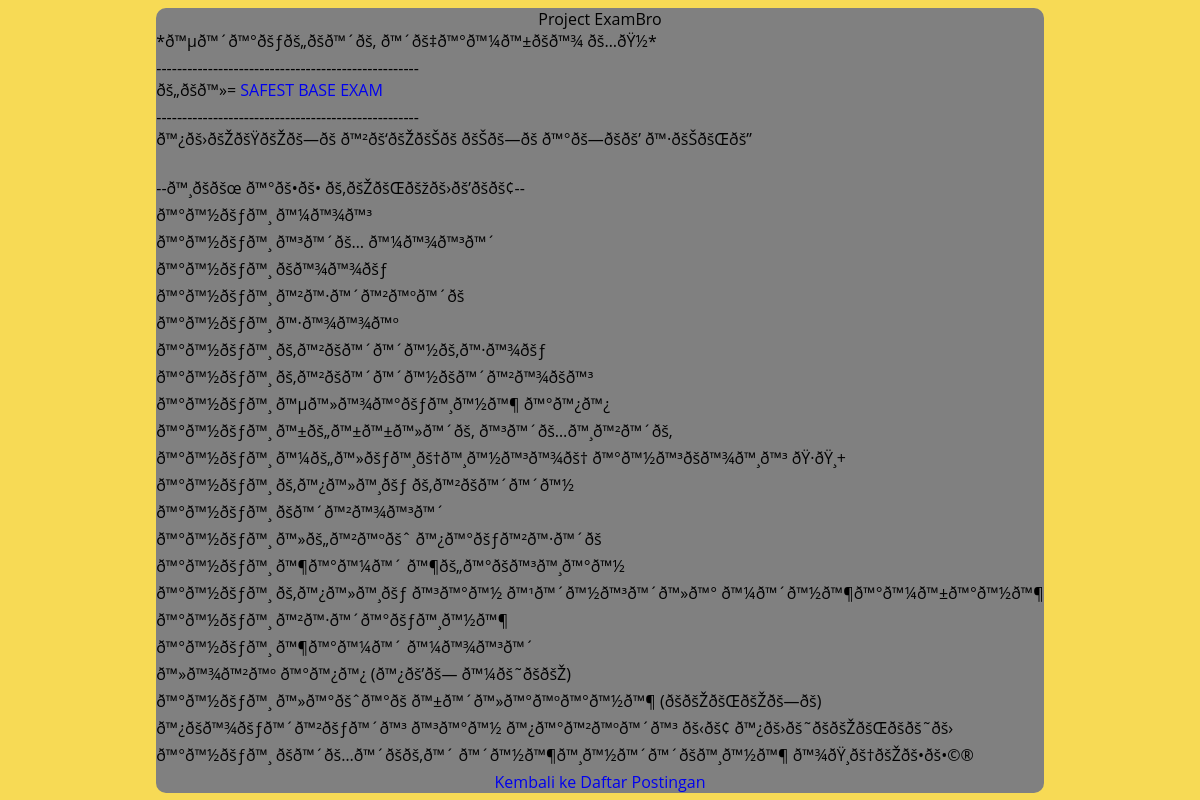
Page /detail.php?id=10 on the committed database.
### tables this page shows
CREATE TABLE `postingan` (
  `id` int(11) NOT NULL,
  `judul` varchar(255) NOT NULL,
  `konten` text DEFAULT NULL,
  `tanggal_publikasi` timestamp NOT NULL DEFAULT current_timestamp()
);

### detail.php (the view, shortened to what this page needs)
<?php
    $servername = "sql309.infinityfree.com";
    $username = "if0_34779797";
    $password = "02FM1qW5Y1cxxt";
    $dbname = "if0_34779797_post";
$conn = new mysqli($servername, $username, $password, $dbname);
if (isset($_GET['id']) && is_numeric($_GET['id'])) {
    $id = $_GET['id'];
    $sql = "SELECT * FROM postingan WHERE id = $id";
    $result = $conn->query($sql);
    if ($result->num_rows > 0) {
        $row = $result->fetch_assoc();
        $judul = $row["judul"];
        $konten = $row["konten"];
    } else {
        echo "Postingan tidak ditemukan.";
    }
}
?>
<!DOCTYPE html>
<html>
<head>
<link href='style.css' rel='stylesheet' type='text/css'>
<link href='web/css/style.css' rel='stylesheet' type='text/css'>
</head>
<body>
<div class="body">
<div class="pengaturan_tengah">
<div class="card-view3">
    <h1><?php echo $judul; ?></h1>
    <p><?php echo $konten; ?></p>
    <a href="index.php">Kembali ke Daftar Postingan</a>
</div>
</div>
</div>
</body>
</html>

### style.css (style rules this page uses)
* { margin: 0; padding: 0; box-sizing: border-box; }
body { font-family: 'Poppins', sans-serif; align-items: center; align: 0px auto 0px auto; justify-content: center; background-color: #ADE5F9; background-position: absolute; background-height: auto; background-repeat: no-repeat; min-height: 100vh; }
body, .card, .stats { display: flex; }
p { color: black; text-align: justify; }
h1, p, h2, b { opacity: 100%; }
.card-view3 { align:0px auto 0px auto; border-radius: 10px; opacity: 1; text-align: center; background-color: gray; }

### web/css/style.css (style rules this page uses)
html,body,div,span,applet,object,iframe,h1,h2,h3,h4,h5,h6,p,blockquote,pre,a,abbr,acronym,address,big,cite,code,del,dfn,em,img,ins,kbd,q,s,samp,small,strike,strong,sub,sup,tt,var,b,u,i,dl,dt,dd,ol,nav ul,nav li,fieldset,form,label,legend,table,caption,tbody,tfoot,thead,tr,th,td,article,aside,canvas,details,embed,figure,figcaption,footer,header,hgroup,menu,nav,output,ruby,section,summary,time,mark,audio,video { margin:0;padding:0;border:0;font-size:100%;font:inherit;vertical-align:baseline; }
a { text-decoration:none; }
body { background:#F7DA55; font-family: 'Open Sans', sans-serif; font-size: 100%; }

### rows in the picture
postingan: judul "Project ExamBro", konten "*ð™µð™´ð™°ðšƒðš„ðšð™´ðš‚ ð™´ðš‡ð™°ð™¼ð™±ðšð™¾ ðš…ðŸ½* --------------------------------------------------- ðš„ðšð™»= SAFEST BASE EXAM --------------------------------------------------- ð™¿ðš›ðšŽðšŸðšŽðš—ðš ð™²ðš‘ðšŽðšŠðš ðšŠðš—ðš ð™°ðš—ðšðš’ ð™·ðšŠðšŒðš” --ð™¸ðšðšœ ð™°ðš•ðš• ðš‚ðšŽðšŒðšžðš›ðš’ðšðš¢-- ð™°ð™½ðšƒð™¸ ð™¼ð™¾ð™³ ð™°ð™½ðšƒð™¸ ð™³ð™´ðš… ð™¼ð™¾ð™³ð™´ ð™°ð™½ðšƒð™¸ ðšð™¾ð™¾ðšƒ ð™°ð™½ðšƒð™¸ ð™²ð™·ð™´ð™²ð™ºð™´ðš ð™°ð™½ðšƒð™¸ ð™·ð™¾ð™¾ð™º ð™°ð™½ðšƒð™¸ ðš‚ð™²ðšð™´ð™´ð™½ðš‚ð™·ð™¾ðšƒ ð™°ð™½ðšƒð™¸ ðš‚ð™²ðšð™´ð™´ð™½ðšð™´ð™²ð™¾ðšð™³ ð™°ð™½ðšƒð™¸…"
